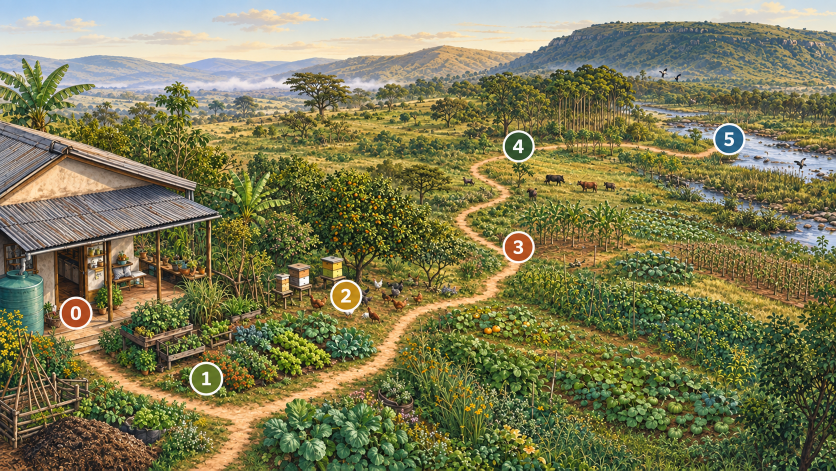
#> input picture docs/media/intro-permaculture/zone-footpath-numbered-zu.png, 1672 x 941 px (shown at 1/2 size)
$ python -i render-zu-deck.py   (imports and definitions only)
#> lines starting #> are read from the running program, lines starting #| are printed output that depends on the picture
#!/usr/bin/env python3
"""Post-process a Zulu deck rendered by make-lesson-slides.mjs for review."""
import argparse
import json
import tempfile
from pathlib import Path
from PIL import Image, ImageDraw, ImageFont

PAPER = (245, 240, 228)
GREEN = (31, 77, 43)
WHITE = (255, 255, 248)
INK = (32, 25, 15)
MUTED = (140, 122, 98)


# [109 lines left out: functions font, wrap, write_text, draft_badge, scene_panel, intro_watch, not called in this run]


def intro_zones(image):
    """Use a localized, static derivative for slide 15; labels follow its narration."""
    art_path = Path('docs/media/intro-permaculture/zone-footpath-numbered-zu.png')
    if not art_path.exists():
        raise SystemExit(f'Missing localized zone still: {art_path}')
    art = Image.open(art_path).convert('RGB').resize((1920, 1080), Image.Resampling.LANCZOS)
    image.paste(art, (0, 0))
    draw = ImageDraw.Draw(image)
    draw.rectangle((0, 0, 1920, 150), fill=PAPER)
    write_text(draw, (72, 26), 'Ama-zone 0–5: Ukuhlela ngokuvakasha', font(58, True), GREEN, 1320, 66)
    draft_badge(draw, 1470, 35)
    draw.rectangle((0, 920, 1920, 1080), fill=GREEN)
    write_text(
        draw, (72, 952),
        'Ama-zone alandela ukuvakashela kwakho, hhayi izicingo.',
        font(58, True), WHITE, 1775, 66,
    )


CURRENT_SLIDE_TITLE = 'I-Windbreak Phakathi Komoya Nezitshalo'


def slide_title(slide_num):
    return CURRENT_SLIDE_TITLE if slide_num == 19 else ''


# [35 lines left out: function main, not called in this run]


# [2 lines not run here, left out]

>>> import cv2
>>> picture = cv2.imread('zone-footpath-numbered-zu.png', cv2.IMREAD_GRAYSCALE)
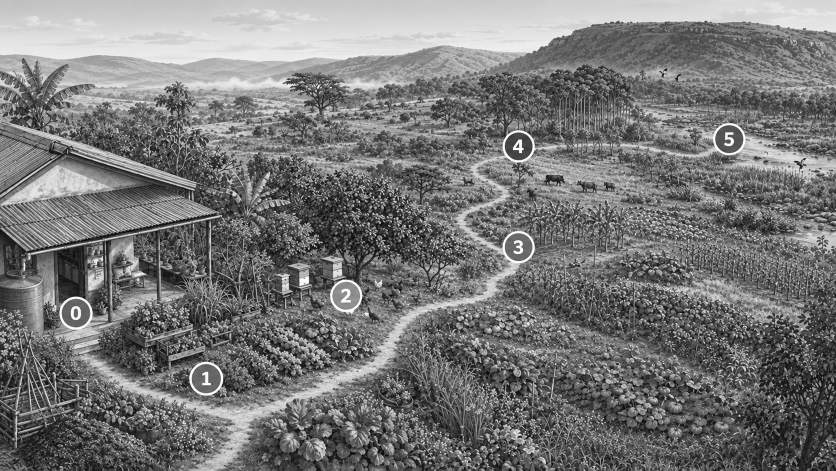
#> picture: shape (941, 1672) (shown at 1/2 size); min 0, max 255, mean 119.5
>>> result = intro_zones(picture)
#> in intro_zones, `art = Image.open(art_path).convert('RGB').resize((1920, 1080), Image.R..`:
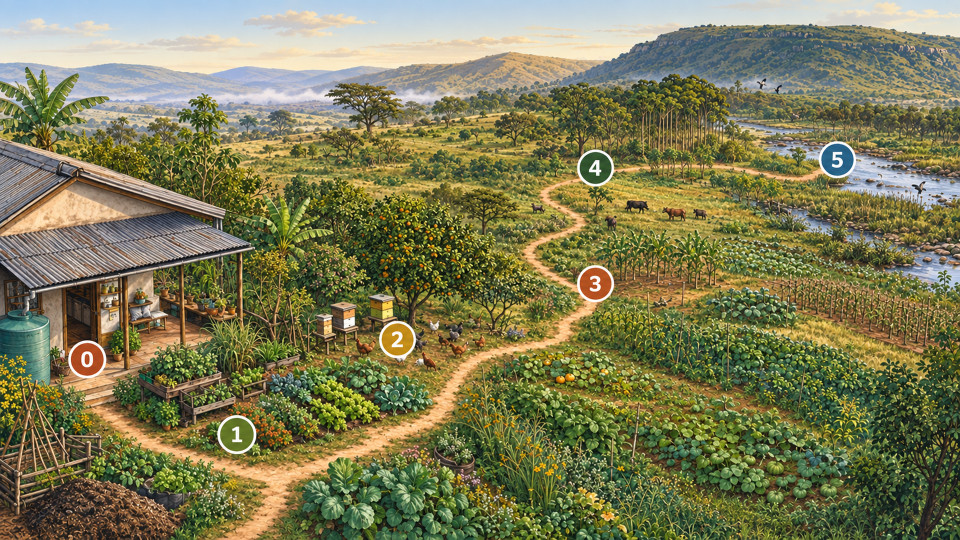
#> art: PIL image 1920x1080 RGB (shown at 1/2 size); mean R, G, B 125.4, 123.9, 86.1
#> (the run stopped early here; a loop or call above may not have finished)
